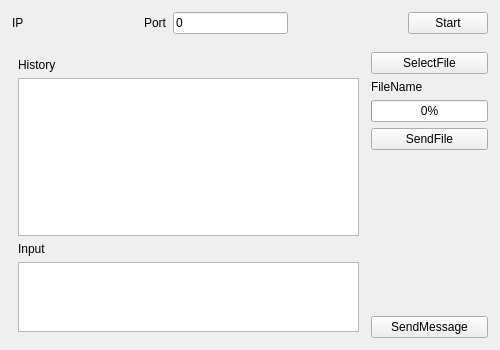
<?xml version="1.0" encoding="UTF-8"?>
<ui version="4.0">
 <class>ChatServerWindow</class>
 <widget class="QMainWindow" name="ChatServerWindow">
  <property name="geometry">
   <rect>
    <x>0</x>
    <y>0</y>
    <width>500</width>
    <height>350</height>
   </rect>
  </property>
  <property name="windowTitle">
   <string>ChatServerWindow</string>
  </property>
  <widget class="QWidget" name="centralWidget">
   <layout class="QGridLayout" name="gridLayout">
    <property name="leftMargin">
     <number>6</number>
    </property>
    <property name="topMargin">
     <number>6</number>
    </property>
    <property name="rightMargin">
     <number>6</number>
    </property>
    <property name="bottomMargin">
     <number>6</number>
    </property>
    <property name="spacing">
     <number>6</number>
    </property>
    <item row="2" column="0" colspan="5">
     <layout class="QHBoxLayout" name="horizontalLayout" stretch="3,1">
      <property name="sizeConstraint">
       <enum>QLayout::SetFixedSize</enum>
      </property>
      <property name="leftMargin">
       <number>6</number>
      </property>
      <property name="topMargin">
       <number>6</number>
      </property>
      <property name="rightMargin">
       <number>6</number>
      </property>
      <property name="bottomMargin">
       <number>6</number>
      </property>
      <item>
       <layout class="QVBoxLayout" name="verticalLayout" stretch="1,0,1,2">
        <property name="sizeConstraint">
         <enum>QLayout::SetDefaultConstraint</enum>
        </property>
        <property name="leftMargin">
         <number>6</number>
        </property>
        <property name="topMargin">
         <number>6</number>
        </property>
        <property name="rightMargin">
         <number>6</number>
        </property>
        <property name="bottomMargin">
         <number>6</number>
        </property>
        <item>
         <widget class="QLabel" name="label">
          <property name="text">
           <string>History</string>
          </property>
         </widget>
        </item>
        <item>
         <widget class="QTextEdit" name="textEdit_history">
          <property name="readOnly">
           <bool>true</bool>
          </property>
         </widget>
        </item>
        <item>
         <widget class="QLabel" name="label_2">
          <property name="text">
           <string>Input</string>
          </property>
         </widget>
        </item>
        <item>
         <widget class="QTextEdit" name="textEdit_input"/>
        </item>
       </layout>
      </item>
      <item>
       <layout class="QVBoxLayout" name="verticalLayout_2">
        <property name="sizeConstraint">
         <enum>QLayout::SetDefaultConstraint</enum>
        </property>
        <item>
         <widget class="QPushButton" name="pushButton_selectFile">
          <property name="text">
           <string>SelectFile</string>
          </property>
         </widget>
        </item>
        <item>
         <widget class="QLabel" name="label_fileName">
          <property name="sizePolicy">
           <sizepolicy hsizetype="Preferred" vsizetype="Preferred">
            <horstretch>0</horstretch>
            <verstretch>0</verstretch>
           </sizepolicy>
          </property>
          <property name="text">
           <string>FileName</string>
          </property>
          <property name="wordWrap">
           <bool>true</bool>
          </property>
         </widget>
        </item>
        <item>
         <widget class="QProgressBar" name="progressBar_file">
          <property name="value">
           <number>0</number>
          </property>
          <property name="alignment">
           <set>Qt::AlignCenter</set>
          </property>
         </widget>
        </item>
        <item>
         <widget class="QPushButton" name="pushButton_sendFile">
          <property name="text">
           <string>SendFile</string>
          </property>
         </widget>
        </item>
        <item>
         <spacer name="verticalSpacer">
          <property name="orientation">
           <enum>Qt::Vertical</enum>
          </property>
          <property name="sizeHint" stdset="0">
           <size>
            <width>20</width>
            <height>40</height>
           </size>
          </property>
         </spacer>
        </item>
        <item>
         <widget class="QPushButton" name="pushButton_sendMsg">
          <property name="text">
           <string>SendMessage</string>
          </property>
         </widget>
        </item>
       </layout>
      </item>
     </layout>
    </item>
    <item row="0" column="0" colspan="5">
     <layout class="QHBoxLayout" name="horizontalLayout_2" stretch="0,0,0,0,0,0">
      <property name="spacing">
       <number>6</number>
      </property>
      <property name="leftMargin">
       <number>6</number>
      </property>
      <property name="topMargin">
       <number>6</number>
      </property>
      <property name="rightMargin">
       <number>6</number>
      </property>
      <property name="bottomMargin">
       <number>6</number>
      </property>
      <item>
       <widget class="QLabel" name="label_ip">
        <property name="text">
         <string>IP</string>
        </property>
       </widget>
      </item>
      <item>
       <spacer name="horizontalSpacer_2">
        <property name="orientation">
         <enum>Qt::Horizontal</enum>
        </property>
        <property name="sizeHint" stdset="0">
         <size>
          <width>40</width>
          <height>20</height>
         </size>
        </property>
       </spacer>
      </item>
      <item>
       <widget class="QLabel" name="label_5">
        <property name="text">
         <string>Port</string>
        </property>
       </widget>
      </item>
      <item>
       <widget class="QLineEdit" name="lineEdit_port">
        <property name="text">
         <string>0</string>
        </property>
        <property name="maxLength">
         <number>5</number>
        </property>
       </widget>
      </item>
      <item>
       <spacer name="horizontalSpacer">
        <property name="orientation">
         <enum>Qt::Horizontal</enum>
        </property>
        <property name="sizeHint" stdset="0">
         <size>
          <width>40</width>
          <height>20</height>
         </size>
        </property>
       </spacer>
      </item>
      <item>
       <widget class="QPushButton" name="pushButton_start">
        <property name="text">
         <string>Start</string>
        </property>
       </widget>
      </item>
     </layout>
    </item>
   </layout>
  </widget>
 </widget>
 <layoutdefault spacing="6" margin="11"/>
 <tabstops>
  <tabstop>lineEdit_port</tabstop>
  <tabstop>pushButton_start</tabstop>
  <tabstop>textEdit_input</tabstop>
  <tabstop>pushButton_sendMsg</tabstop>
  <tabstop>pushButton_selectFile</tabstop>
  <tabstop>pushButton_sendFile</tabstop>
  <tabstop>textEdit_history</tabstop>
 </tabstops>
 <resources/>
 <connections/>
</ui>
